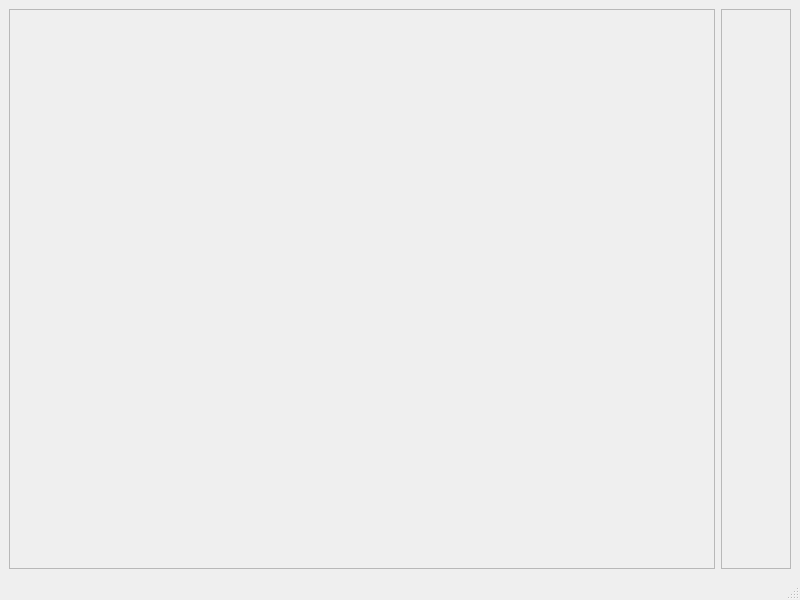
<?xml version="1.0" encoding="UTF-8"?>
<ui version="4.0">
 <class>MainWindow</class>
 <widget class="QMainWindow" name="MainWindow">
  <property name="geometry">
   <rect>
    <x>0</x>
    <y>0</y>
    <width>800</width>
    <height>600</height>
   </rect>
  </property>
  <property name="windowTitle">
   <string>MainWindow</string>
  </property>
  <widget class="QWidget" name="centralwidget">
   <layout class="QHBoxLayout" name="horizontalLayout">
    <item>
     <widget class="QScrollArea" name="scrollArea">
      <property name="sizePolicy">
       <sizepolicy hsizetype="Minimum" vsizetype="Expanding">
        <horstretch>1</horstretch>
        <verstretch>0</verstretch>
       </sizepolicy>
      </property>
      <property name="widgetResizable">
       <bool>true</bool>
      </property>
      <widget class="QWidget" name="scrollAreaWidgetContents">
       <property name="geometry">
        <rect>
         <x>0</x>
         <y>0</y>
         <width>704</width>
         <height>538</height>
        </rect>
       </property>
       <layout class="QVBoxLayout" name="verticalLayout_2"/>
      </widget>
     </widget>
    </item>
    <item>
     <widget class="QScrollArea" name="scrollArea_2">
      <property name="sizePolicy">
       <sizepolicy hsizetype="Minimum" vsizetype="Expanding">
        <horstretch>0</horstretch>
        <verstretch>0</verstretch>
       </sizepolicy>
      </property>
      <property name="widgetResizable">
       <bool>true</bool>
      </property>
      <widget class="QWidget" name="scrollAreaWidgetContents_2">
       <property name="geometry">
        <rect>
         <x>0</x>
         <y>0</y>
         <width>68</width>
         <height>538</height>
        </rect>
       </property>
       <property name="sizePolicy">
        <sizepolicy hsizetype="Minimum" vsizetype="Expanding">
         <horstretch>0</horstretch>
         <verstretch>0</verstretch>
        </sizepolicy>
       </property>
       <layout class="QVBoxLayout" name="verticalLayout"/>
      </widget>
     </widget>
    </item>
   </layout>
  </widget>
  <widget class="QMenuBar" name="menubar">
   <property name="geometry">
    <rect>
     <x>0</x>
     <y>0</y>
     <width>800</width>
     <height>20</height>
    </rect>
   </property>
  </widget>
  <widget class="QStatusBar" name="statusbar"/>
 </widget>
 <resources/>
 <connections/>
</ui>
